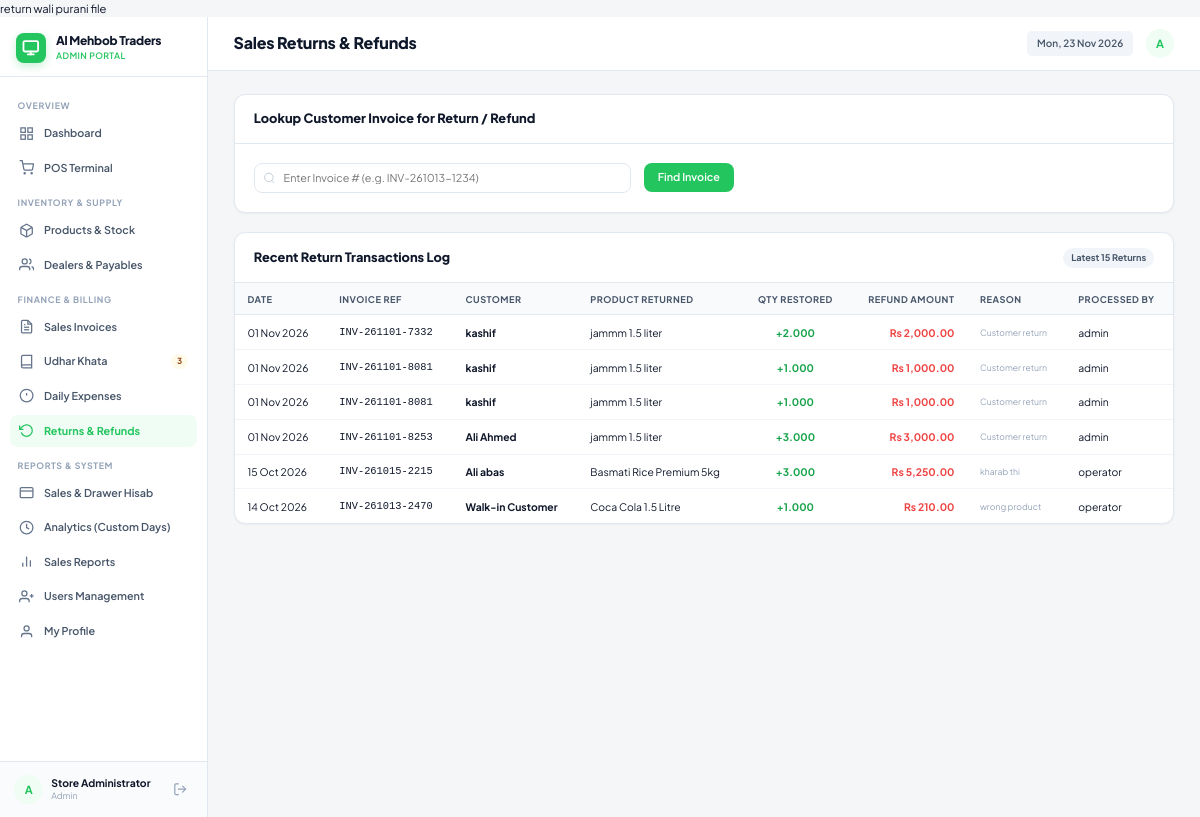
The app's page /operator/returns.php (signed in) with its own data.
### tables this page shows
CREATE TABLE `store_settings` (
  `id` int(11) NOT NULL DEFAULT 1,
  `store_name` varchar(150) NOT NULL DEFAULT 'Super POS Mart',
  `phone` varchar(50) NOT NULL DEFAULT '0300-1234567',
  `address` varchar(255) NOT NULL DEFAULT 'Shop # 12, Main Commercial Market',
  `currency_symbol` varchar(10) NOT NULL DEFAULT 'Rs',
  `receipt_footer` varchar(255) NOT NULL DEFAULT 'Thank you for shopping with us! Items can be returned within 3 days with receipt.'
);

CREATE TABLE `returns` (
  `id` bigint(20) UNSIGNED NOT NULL,
  `sale_id` bigint(20) UNSIGNED NOT NULL,
  `product_id` int(10) UNSIGNED NOT NULL,
  `quantity` decimal(10,3) NOT NULL DEFAULT 1.000,
  `refund_amount` decimal(12,2) NOT NULL,
  `date` date NOT NULL,
  `reason` varchar(255) DEFAULT NULL,
  `created_by` int(10) UNSIGNED DEFAULT NULL,
  `created_at` timestamp NOT NULL DEFAULT current_timestamp()
);

CREATE TABLE `sales` (
  `id` bigint(20) UNSIGNED NOT NULL,
  `invoice_number` varchar(40) NOT NULL,
  `buyer_name` varchar(150) DEFAULT NULL,
  `buyer_phone` varchar(40) DEFAULT NULL,
  `total_amount` decimal(12,2) NOT NULL DEFAULT 0.00,
  `bonus_discount` decimal(12,2) NOT NULL DEFAULT 0.00,
  `net_payable` decimal(12,2) NOT NULL DEFAULT 0.00,
  `paid_amount` decimal(12,2) NOT NULL DEFAULT 0.00,
  `change_returned` decimal(12,2) NOT NULL DEFAULT 0.00,
  `payment_mode` enum('Cash','Bank','Udhar') NOT NULL DEFAULT 'Cash',
  `status` enum('Completed','Returned') NOT NULL DEFAULT 'Completed',
  `operator_id` int(10) UNSIGNED DEFAULT NULL,
  `notes` varchar(255) DEFAULT NULL,
  `created_at` timestamp NOT NULL DEFAULT current_timestamp()
);

CREATE TABLE `products` (
  `id` int(10) UNSIGNED NOT NULL,
  `name` varchar(180) NOT NULL,
  `category_id` int(10) UNSIGNED DEFAULT NULL,
  `barcode` varchar(80) DEFAULT NULL,
  `manufacturer_price` decimal(12,2) NOT NULL DEFAULT 0.00,
  `market_sale_price` decimal(12,2) NOT NULL DEFAULT 0.00,
  `dealer_id` int(10) UNSIGNED DEFAULT NULL,
  `stock_quantity` decimal(10,3) NOT NULL DEFAULT 0.000,
  `min_alert_limit` decimal(10,3) NOT NULL DEFAULT 5.000,
  `unit` varchar(20) NOT NULL DEFAULT 'piece',
  `expiry_date` date DEFAULT NULL,
  `created_at` timestamp NOT NULL DEFAULT current_timestamp()
);

CREATE TABLE `users` (
  `id` int(10) UNSIGNED NOT NULL,
  `username` varchar(80) NOT NULL,
  `password_hash` varchar(255) NOT NULL,
  `plain_password` varchar(255) DEFAULT NULL,
  `full_name` varchar(120) DEFAULT NULL,
  `role` varchar(30) NOT NULL DEFAULT 'Operator',
  `status` enum('Active','Frozen') NOT NULL DEFAULT 'Active',
  `created_at` timestamp NOT NULL DEFAULT current_timestamp()
);

### operator/returns.php (the view, shortened to what the rows shown need)
<?php
require_once __DIR__ . '/../includes/functions.php';
$pdo = db();
$recentReturns = $pdo->query("SELECT r.*, s.invoice_number, s.buyer_name, p.name as product_name, u.username as processed_by
    FROM returns r
    JOIN sales s ON s.id = r.sale_id
    JOIN products p ON p.id = r.product_id
    LEFT JOIN users u ON u.id = r.created_by
    ORDER BY r.id DESC
    LIMIT 15")->fetchAll();
include __DIR__ . '/../includes/header.php';
?>
<div class="card" style="margin-top: 24px;">
    <div class="card-body" style="padding: 0;">
        <div class="table-responsive">
            <table class="table">
                <thead>
                    <tr>
                        <th>Date</th>
                        <th>Invoice Ref</th>
                        <th>Customer</th>
                        <th>Product Returned</th>
                        <th class="text-center">Qty Restored</th>
                        <th class="text-right">Refund Amount</th>
                        <th>Reason</th>
                        <th>Processed By</th>
                    </tr>
                </thead>
                <tbody>
                    <?php if (empty($recentReturns)): ?>
                        <tr>
                            <td colspan="8" class="text-center text-muted" style="padding: 30px;">
                                No return transactions recorded yet.
                            </td>
                        </tr>
                    <?php else: ?>
                        <?php foreach ($recentReturns as $ret): ?>
                            <tr>
                                <td><?= date('d M Y', strtotime($ret['date'])) ?></td>
                                <td><code><?= e($ret['invoice_number']) ?></code></td>
                                <td><strong><?= e($ret['buyer_name'] ?: 'Walk-in') ?></strong></td>
                                <td><?= e($ret['product_name']) ?></td>
                                <td class="text-center font-bold text-success">+<?= $ret['quantity'] ?></td>
                                <td class="text-right font-bold text-danger">Rs <?= money($ret['refund_amount']) ?></td>
                                <td><small class="text-muted"><?= e($ret['reason'] ?: 'Customer return') ?></small></td>
                                <td><?= e($ret['processed_by'] ?? 'System') ?></td>
                            </tr>
                        <?php endforeach; ?>
                    <?php endif; ?>
                </tbody>
            </table>
        </div>
    </div>
</div>
<?php include __DIR__ . '/../includes/footer.php'; ?>

### includes/sidebar.php (shortened to what the rows shown need)
<?php
$user = current_user();
$pdo = db();
$settings = get_store_settings($pdo);
?>
<aside class="sidebar no-print" style="display: flex !important; flex-direction: column !important; height: 125vh !important; position: sticky; top: 0; overflow: hidden; background: var(--bg-sidebar); border-right: 1px solid var(--border-color); width: 260px; flex-shrink: 0; z-index: 100;">
    <div class="sidebar-header" style="flex-shrink: 0;">
        <a class="brand-link" href="<?= url(in_array($user['role'], ['Admin', 'Master'], true) ? '/admin/dashboard.php' : '/operator/index.php') ?>">
            <div>
                <div class="brand-title" style="font-size: 15px; font-weight: 800;"><?= e($settings['store_name']) ?></div>
                <div class="brand-subtitle"><?= e($user['role']) ?> Portal</div>
            </div>
        </a>
    </div>
</aside>

### records on screen
store_settings: store_name "Al Mehbob Traders"
returns: date "01 Nov 2026", sale.invoice_number "INV-261101-7332", sale.buyer_name "kashif", product.name "jammm 1.5 liter", quantity "2.000", refund_amount "2,000.00", reason "Customer return", created_by.username "admin"
returns: date "01 Nov 2026", sale.invoice_number "INV-261101-8081", sale.buyer_name "kashif", product.name "jammm 1.5 liter", quantity "1.000", refund_amount "1,000.00", reason "Customer return", created_by.username "admin"
returns: date "01 Nov 2026", sale.invoice_number "INV-261101-8081", sale.buyer_name "kashif", product.name "jammm 1.5 liter", quantity "1.000", refund_amount "1,000.00", reason "Customer return", created_by.username "admin"
returns: date "01 Nov 2026", sale.invoice_number "INV-261101-8253", sale.buyer_name "Ali Ahmed", product.name "jammm 1.5 liter", quantity "3.000", refund_amount "3,000.00", reason "Customer return", created_by.username "admin"
returns: date "15 Oct 2026", sale.invoice_number "INV-261015-2215", sale.buyer_name "Ali abas", product.name "Basmati Rice Premium 5kg", quantity "3.000", refund_amount "5,250.00", reason "kharab thi", created_by.username "operator"
returns: date "14 Oct 2026", sale.invoice_number "INV-261013-2470", sale.buyer_name "Walk-in Customer", product.name "Coca Cola 1.5 Litre", quantity "1.000", refund_amount "210.00", reason "wrong product", created_by.username "operator"

### other values on screen
$user['role'] "ADMIN"
$pendingUdharBadge "3"
substr($user['username'], 0, 1) "A"
$user['full_name'] "Store Administrator"
$user['role'] "Admin"
$page_title "Sales Returns & Refunds"
